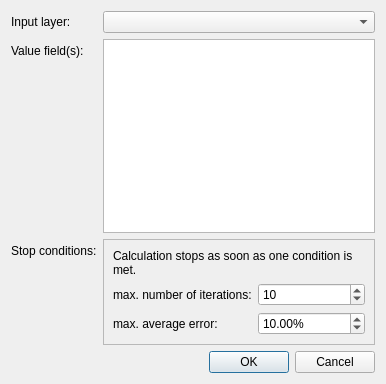
<?xml version="1.0" encoding="UTF-8"?>
<ui version="4.0">
 <class>CartogramDialog</class>
 <widget class="QDialog" name="CartogramDialog">
  <property name="geometry">
   <rect>
    <x>0</x>
    <y>0</y>
    <width>386</width>
    <height>384</height>
   </rect>
  </property>
  <property name="windowTitle">
   <string>cartogram3</string>
  </property>
  <layout class="QFormLayout" name="formLayout">
   <item row="0" column="0">
    <widget class="QLabel" name="layerComboBoxLabel">
     <property name="text">
      <string>Input layer:</string>
     </property>
    </widget>
   </item>
   <item row="1" column="0">
    <widget class="QLabel" name="fieldListViewLabel">
     <property name="text">
      <string>Value field(s):</string>
     </property>
    </widget>
   </item>
   <item row="1" column="1">
    <widget class="QgsFieldListView" name="fieldListView">
     <property name="selectionMode">
      <enum>QAbstractItemView::ExtendedSelection</enum>
     </property>
    </widget>
   </item>
   <item row="2" column="0">
    <widget class="QLabel" name="stopConditionsFrameLabel">
     <property name="text">
      <string>Stop conditions:</string>
     </property>
    </widget>
   </item>
   <item row="2" column="1">
    <widget class="QFrame" name="stopConditionsFrame">
     <property name="frameShape">
      <enum>QFrame::StyledPanel</enum>
     </property>
     <property name="frameShadow">
      <enum>QFrame::Raised</enum>
     </property>
     <layout class="QFormLayout" name="formLayout_2">
      <item row="1" column="0">
       <widget class="QLabel" name="iterationsSpinBoxLabel">
        <property name="text">
         <string>max. number of iterations:</string>
        </property>
       </widget>
      </item>
      <item row="1" column="1">
       <widget class="QSpinBox" name="iterationsSpinBox">
        <property name="value">
         <number>10</number>
        </property>
       </widget>
      </item>
      <item row="2" column="0">
       <widget class="QLabel" name="averageErrorDoubleSpinBoxLabel">
        <property name="text">
         <string>max. average error:</string>
        </property>
       </widget>
      </item>
      <item row="2" column="1">
       <widget class="QDoubleSpinBox" name="averageErrorDoubleSpinBox">
        <property name="suffix">
         <string>%</string>
        </property>
        <property name="singleStep">
         <double>0.500000000000000</double>
        </property>
        <property name="value">
         <double>10.000000000000000</double>
        </property>
       </widget>
      </item>
      <item row="0" column="0" colspan="2">
       <widget class="QLabel" name="conditionsExplanationLabel">
        <property name="text">
         <string>Calculation stops as soon as one condition is met.</string>
        </property>
        <property name="wordWrap">
         <bool>true</bool>
        </property>
       </widget>
      </item>
     </layout>
    </widget>
   </item>
   <item row="4" column="0" colspan="2">
    <widget class="QDialogButtonBox" name="buttonBox">
     <property name="orientation">
      <enum>Qt::Horizontal</enum>
     </property>
     <property name="standardButtons">
      <set>QDialogButtonBox::Cancel|QDialogButtonBox::Ok</set>
     </property>
    </widget>
   </item>
   <item row="0" column="1">
    <widget class="QgsMapLayerComboBox" name="layerComboBox"/>
   </item>
  </layout>
 </widget>
 <customwidgets>
  <customwidget>
   <class>QgsMapLayerComboBox</class>
   <extends>QComboBox</extends>
   <header>qgsmaplayercombobox.h</header>
  </customwidget>
  <customwidget>
   <class>QgsFieldListView</class>
   <extends>QListView</extends>
   <header>cartogram3.qgsFieldListView</header>
  </customwidget>
 </customwidgets>
 <resources/>
 <connections>
  <connection>
   <sender>buttonBox</sender>
   <signal>accepted()</signal>
   <receiver>CartogramDialog</receiver>
   <slot>accept()</slot>
   <hints>
    <hint type="sourcelabel">
     <x>20</x>
     <y>20</y>
    </hint>
    <hint type="destinationlabel">
     <x>20</x>
     <y>20</y>
    </hint>
   </hints>
  </connection>
  <connection>
   <sender>buttonBox</sender>
   <signal>rejected()</signal>
   <receiver>CartogramDialog</receiver>
   <slot>reject()</slot>
   <hints>
    <hint type="sourcelabel">
     <x>20</x>
     <y>20</y>
    </hint>
    <hint type="destinationlabel">
     <x>20</x>
     <y>20</y>
    </hint>
   </hints>
  </connection>
  <connection>
   <sender>layerComboBox</sender>
   <signal>layerChanged(QgsMapLayer*)</signal>
   <receiver>fieldListView</receiver>
   <slot>setLayer(QgsMapLayer*)</slot>
   <hints>
    <hint type="sourcelabel">
     <x>274</x>
     <y>22</y>
    </hint>
    <hint type="destinationlabel">
     <x>274</x>
     <y>138</y>
    </hint>
   </hints>
  </connection>
 </connections>
</ui>
